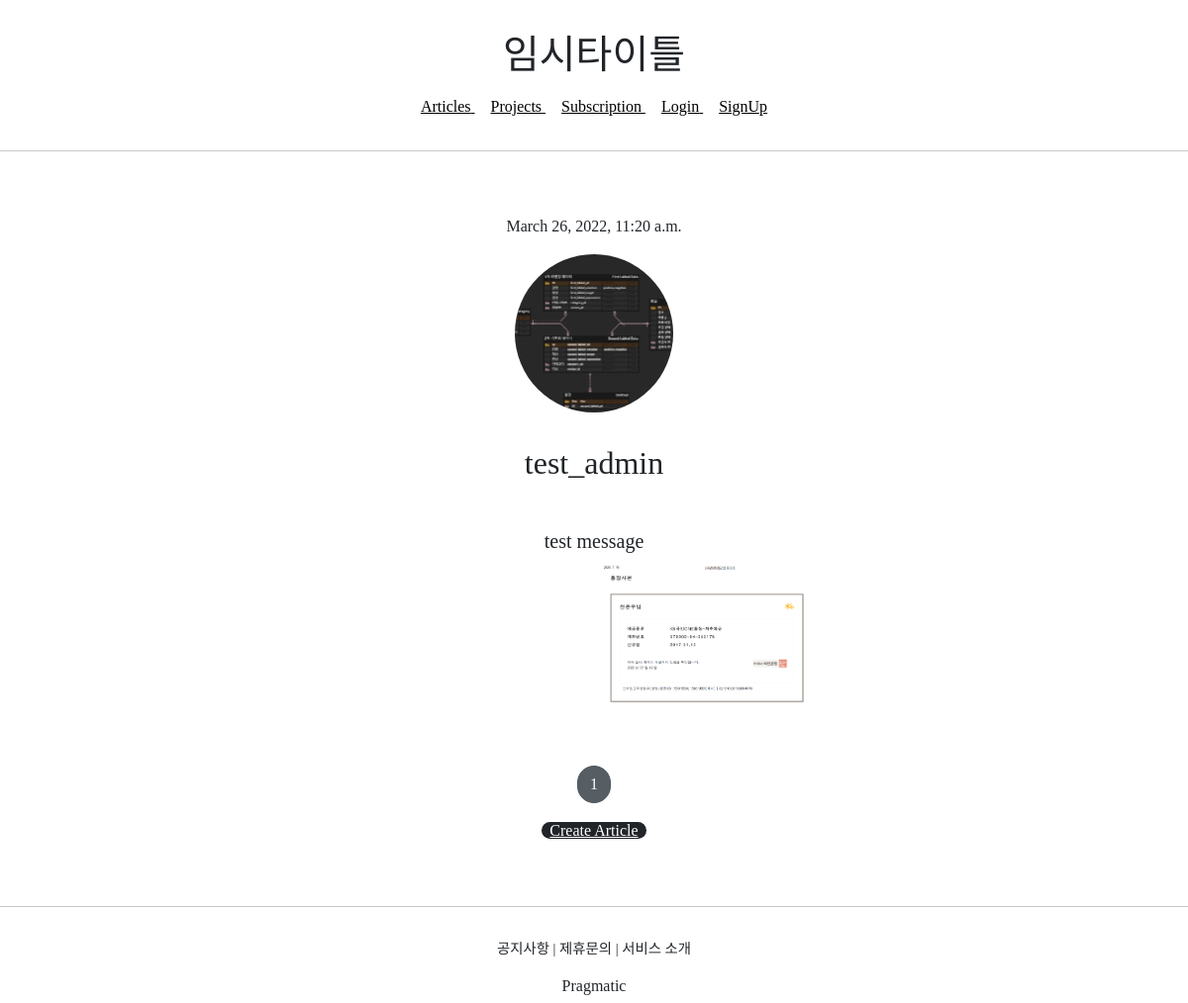
Before: /accounts/detail/7 with the older database file.
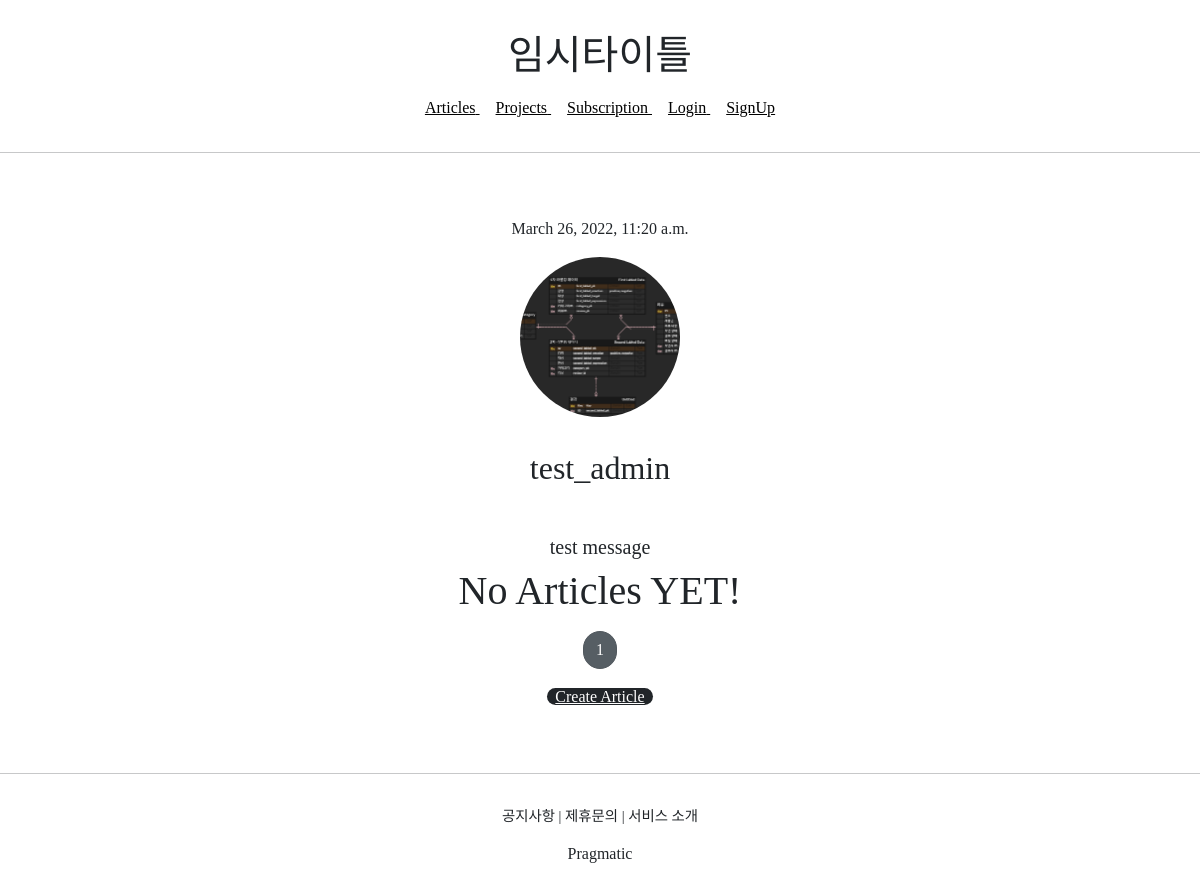
After: the same page with the newer database file.
### articleapp/models.py (models this page shows)
class Article(models.Model):
    writer = models.ForeignKey(User, on_delete=models.SET_NULL, related_name='article',null=True)
    project = models.ForeignKey(Project, on_delete=models.SET_NULL, related_name='article', null=True)
    title = models.CharField(max_length=200, null=True)
    image = models.ImageField(upload_to='article/', null=False)
    content = models.TextField(null=True)
    created_at = models.DateField(auto_now_add=True, null=True)
    like = models.IntegerField(default=0)

### accountapp/views.py (the view)
# urls.py: path('detail/<int:pk>', AccountDetailView.as_view(), name='detail'),
class AccountDetailView(DetailView,MultipleObjectMixin):
    model = User
    context_object_name = 'target_user'
    template_name = 'accountapp/detail.html'
    paginate_by = 25
    def get_context_data(self, **kwargs):
        object_list = Article.objects.filter(writer=self.get_object()).order_by('-pk')
        return super(AccountDetailView, self).get_context_data(object_list=object_list, **kwargs)

### accountapp/templates/accountapp/detail.html (shortened to what this page needs)
{% extends 'base.html' %}
{% block content %}
    <div>
        <div style="text-align: center; max-width: 500px; margin: 4rem auto;">
            <p>
                {{ target_user.date_joined }}
            </p>
            {% if target_user.profile %}
            <img src="{{ target_user.profile.image.url }}" alt=""
                 style="height: 10rem; width: 10rem; border-radius: 10rem; margin-bottom: 2rem; object-fit: cover;">
            <h2 style="font-family: 'NanumSquareB">
                {{ target_user.profile.nickname }}
            </h2>
            <h5 style="margin-top: 3rem;">
                {{ target_user.profile.message }}
            </h5>
            {% endif %}
        <div>
            {% include 'snippets/list_fragment.html' with article_list=object_list %}
        </div>
        </div>
    </div>
{% endblock %}

### templates/snippets/list_fragment.html (shortened to what this page needs)
{% load static %}
    {% if article_list %}
    <div class="container">
        {% for article in article_list %}
        <a href="{% url 'articleapp:detail' pk=article.pk %}">
            {% include 'snippets/card.html' with article=article %}
        </a>
        {% endfor %}
    </div>
    {% else %}
    <div class="text-center">
        <h1>No Articles YET!</h1>
    </div>
    {% endif %}
    {% include 'snippets/pagenation.html' with page_obj=page_obj %}
    <div style="text-align: center">
        <a href="{% url 'articleapp:create' %}" class="btn-dark rounded-pill col-3 mt-3 mb-3 px-2">
            Create Article
        </a>
    </div>

### templates/snippets/card.html
<div>
    <img src="{{ article.image.url }}" alt="">
</div>

Changed rows visible on the page:
removed Article: image (picture)
Other visible differences:
text now shown: "No Articles YET!"
